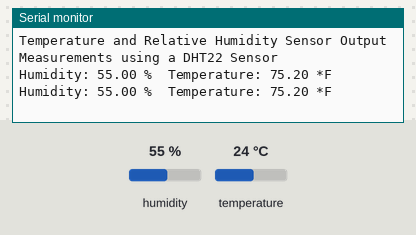
This sketch was run on a simulated Arduino Uno, built with avr-gcc and run on an emulated ATmega328P. Shown: the last lines printed to the serial monitor. The test bench sets the inputs (shaded band); at power-on: humidity 55 %, temperature 24 °C.

Above: at 4.8 s.
4.9 s: humidity set to 22 %
At 7.2 s:
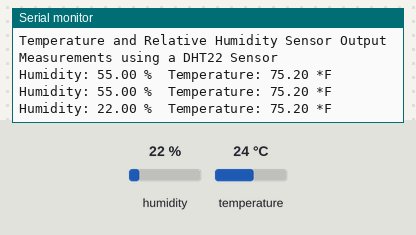
7.9 s: temperature set to 12 °C
At 8.9 s:
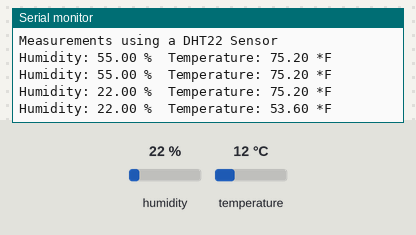
10.9 s: humidity set to 40 %
At 12.5 s:
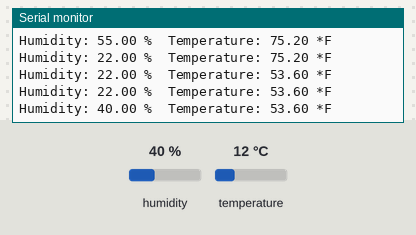
Timing chart, 0 to 14.0 s (numbered marks = the images above; inputs shaded):
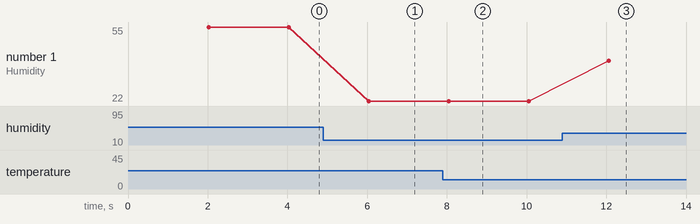

The sketch:

Measurement_Example.ino
```cpp
/*
Measurement Example Usig the DHT22 Sensor
Test sketch to demonstrate how to make sensor measurements
Created By:  Jeff Horsburgh
Creation Date: 8/13/2016
Sensor Wiring (AM302 Wired DHT22 Sensor):
Red    --> +5V
Black  --> Ground
Yellow --> Digital port 2
*/
// Include the DHT sensor library
#include "DHT.h"

// Define the digital pin you are connecting the DHT sensor to
#define DHTPin 2

// The DHT library supports multiple DHT sensors, so need to
// define the type of sensor we are using
#define DHTTYPE DHT22   // DHT 22  (AM2302), AM2321

// Initialize DHT sensor using the pin and sensor type
DHT dht(DHTPin, DHTTYPE);

void setup() {
  // Open a serial port so we can watch the output of the sensor
  Serial.begin(9600);
  Serial.println("Temperature and Relative Humidity Sensor Output");
  Serial.println("Measurements using a DHT22 Sensor");

  // Begin communication with the DHT sensor
  dht.begin();
}

void loop() {
  // Delay for 2 seconds before a measurement
  // Reading the values of temperature or humidity takes up to 2 seconds
  // So put a 2 second delay at the beginning of the loop
  delay(2000); // delay in ms

  // Get the most recent measurements from the sensor
  float hum = dht.readHumidity();  // Get the humidity value in percent
  float degC = dht.readTemperature(); // Get the temperature value in Celisius

  // The sensor will also return the temperature as Fahrenheit (isFahrenheit = true)
  float degF = dht.readTemperature(true);

  // Check to see if any reads failed and exit the loop early to try again
  // "||" is the Arduino Boolean "OR" operator
  if (isnan(hum) || isnan(degC) || isnan(degF)) {
    Serial.println("Failed to read from DHT sensor!");
    return; // This exits the main loop and starts the next iteration
  }

  // Print the sensor output to the serial port
  Serial.print("Humidity: ");
  Serial.print(hum);
  Serial.print(" %\t"); // Print a tab character
  Serial.print("Temperature: ");
  Serial.print(degF);
  Serial.println(" *F"); // Do a println on the last part of the string so it adds a new line
}
```

Measured:
- after the input at 4.9 s, the serial monitor: prints a new line after 1.1 s (image 1)
- after the input at 7.9 s, the serial monitor: prints a new line after 0.14 s (image 2)
- after the input at 10.9 s, the serial monitor: prints a new line after 1.2 s (image 3)
- plotted number 1: 55 → 22 after the input at 4.9 s, 22 → 40 after the input at 10.9 s
